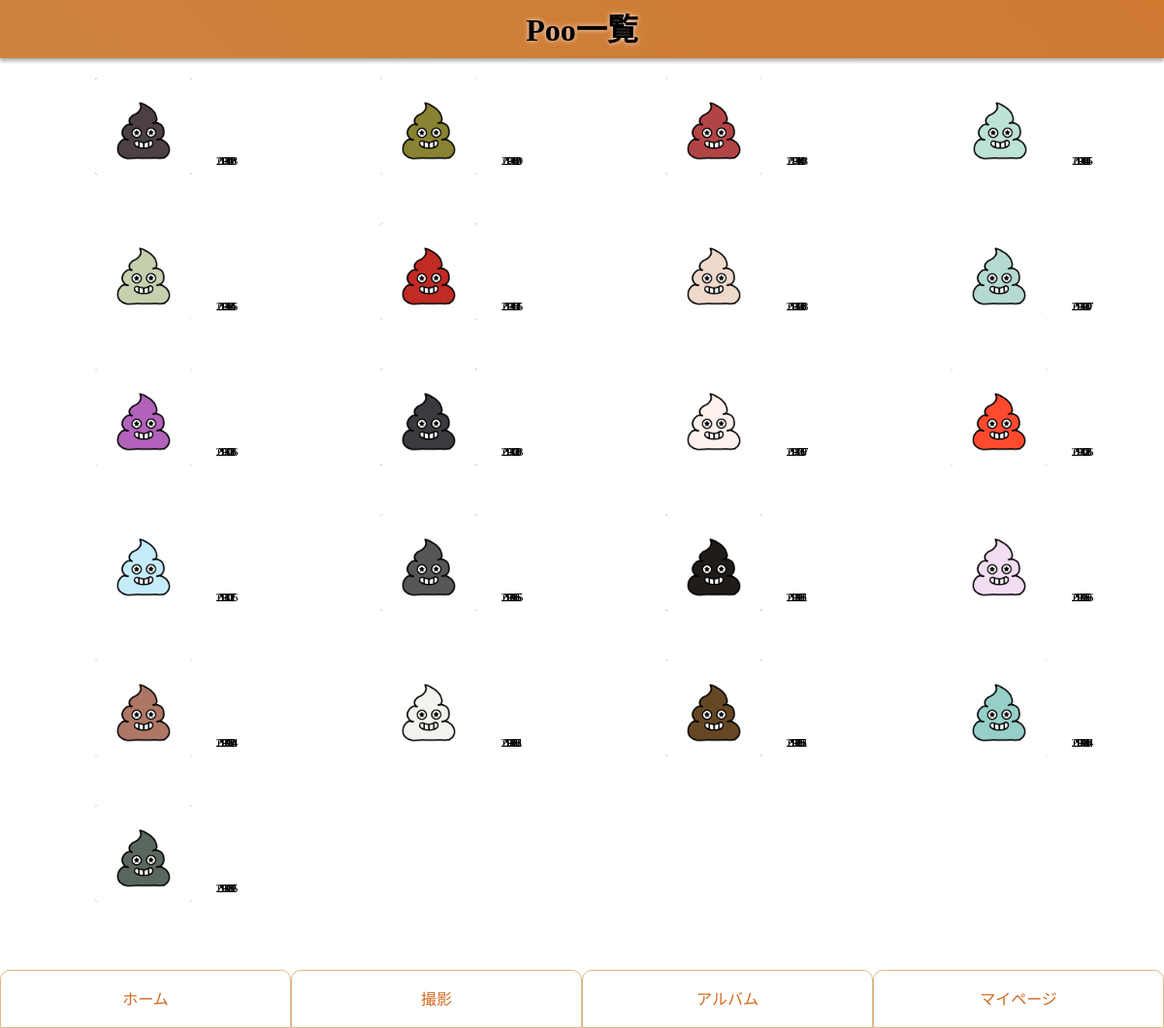
Page /controllers/album_k.php (signed in) on the committed database.
### tables this page shows
CREATE TABLE `picture` (
  `pic_id` int(255) NOT NULL,
  `user_id` int(255) NOT NULL,
  `file_path` varchar(999) DEFAULT NULL,
  `save_datetime` datetime DEFAULT NULL,
  `red` int(255) NOT NULL,
  `green` int(255) NOT NULL,
  `blue` int(255) NOT NULL,
  `detail_id` int(3) NOT NULL
);

### controllers/album_k.php (called while the page is built, shortened)
<?php
require_once '../models/function/function.php';
require_once '../models/class/login.php';
$login = loginCheck();
$dbh = new \PDO('mysql:dbname=' . DB . ';host=' . DB_HOST . ';charset=utf8', DB_USER, DB_PASS, array());
$stmt = $dbh->prepare('SELECT * FROM picture WHERE user_id = ' . $login->getUserId() . ' ORDER BY save_datetime DESC');
$stmt->execute();
$data = $stmt->fetchAll();
require_once '../views/album_k.php';

### models/class/login.php (called while the page is built, shortened)
<?php
class Login
{
    private $pass = '';
    private $mail = '';
    private $userId = '';
    public function getUserId()
    {
        return $this->userId;
    }
    public function loginCheck()
    {
        $flg = true;
        if ($flg) {
            $dbh = new \PDO('mysql:dbname=' . DB . ';host=' . DB_HOST . ';charset=utf8', DB_USER, DB_PASS, array());
            $stmt = $dbh->prepare('SELECT * FROM user WHERE user_mail = :mail AND user_pass = :pass AND status = 1 limit 0,1');
            $stmt->bindValue(':mail', $this->mail);
            $stmt->bindValue(':pass', $this->pass);
            $stmt->execute();
            if (!empty($data = $stmt->fetchAll())) {
                $this->userId = $data[0]['user_id'];
            } else {
                $flg = false;
            }
        }
        return $flg;
    }
}

### models/function/function.php (called while the page is built, shortened)
<?php
function loginCheck()
{
    if (!empty($_SESSION['login'])) {
        $login = $_SESSION['login'];
    } else {
        $login = new hew\Login;
    }
    if (!$login->loginCheck()) {
        header("Location:login.php");
        exit;
    }
    return $login;
}

### views/album_k.php (the view, shortened to what this page needs)
<?php require_once "../views/templates/header.php"; ?>
<link rel="stylesheet" type="text/css" href="../css/album.css" media="all">
</head>
<body>
    <div class="title">
        <h1 id="alb_title">Poo一覧</h1>
    </div>
    <div id="around_album">
        <ul>
            <?php foreach ($data as $key => $val) : ?>
            <li class="album">
                <a href="?pic_id=<?php echo $val['pic_id'] ?>">
                    <img src="./../img/for_site/unko.png" style="background-color:rgb(<?php echo $data[$key]['red']; ?>, <?php echo $data[$key]['green']; ?>, <?php echo $data[$key]['blue']; ?>)">
                    <span>
                        <?php echo $val['save_datetime'] ?>
                    </span>
                </a>
            </li>
            <?php endforeach; ?>
        </ul>
    </div>
    <?php require_once "../views/templates/fixed.php"; ?>
</body>
</html>

### views/templates/header.php (shortened to what this page needs)
<!DOCTYPE HTML PUBLIC "-//W3C//DTD HTML 5.01 Transitional//EN" "http://www.w3.org/TR/html5/loose.dtd">
<html lang="ja">
<head>
    <link rel="stylesheet" type="text/css" href="../css/design.css" media="all">
    <link rel="stylesheet" type="text/css" href="../css/menu.css" media="all">

### views/templates/fixed.php
<div id="down_menu">
    <ul class="down_ul">
        <a href="../controllers/index.php"><li class="down_li">ホーム</li></a>
        <a href="../controllers/pic_con.php"><li class="down_li">撮影</li></a>
        <a href="../controllers/album_k.php"><li class="down_li">アルバム</li></a>
        <a href="../controllers/mypage.php"><li class="down_li">マイページ</li></a>
    </ul>
</div>

### css/design.css (style rules this page uses)
body { width: 100%; margin: auto; }
.title { color: #000000; background: linear-gradient(45deg, #cd853f, #d2691e, #a0522d); height: 50px; box-shadow: 0 3px 4px rgba(0, 0, 0, 0.32); text-align: center; text-shadow: 0px 0px 5px mistyrose; padding: 5px 0px; background-size: 600% 600%; animation: AnimationName 5s ease infinite; }
#member_change, #login_title, #infomation_title, #logout_title, #unsubscribe_title, #reg_title, #pic_title, #regist_title, #alb_title, #mypage_title { text-align: center; font-family: 'Mamelon'; }
a { text-decoration: none; }

### css/menu.css (style rules this page uses)
* { margin: 0; padding: 0; border: 0; }
#down_menu { width: 100%; height: 60px; position: fixed; bottom: 0; z-index: 100; }
.down_ul { list-style: none; }
.down_li { float: left; width: calc(100%/4); height: 60px; text-align: center; line-height: 60px; border: 1px solid burlywood; box-sizing: border-box; border-radius: 10px 10px 0px 0px; background-color: white; color: chocolate; }

### css/album.css (style rules this page uses)
#around_album { width: 98%; height: auto; position: relative; margin: auto; margin-bottom: 100px; overflow: hidden; }
#around_album ul { width: 100%; position: relative; }
#around_album li { width: 25%; height: 110px; float: left; text-decoration: none; list-style: none; text-align: center; margin: 10px 0px; padding: 10px 0px; position: relative; }
#around_album img { max-width: 90%; max-height: 100px; margin: 0% 7%; border-radius: 3px; }
#around_album span { font-family: 'shirokuma'; color: black; font-weight: 100; font-size: 10pt; letter-spacing: -5px; position: relative; left: 0%; top: -10px; }
a { text-decoration: none; }

### rows in the picture
picture: save_datetime "2019-03-11 14:12:08"
picture: save_datetime "2019-03-11 13:42:09"
picture: save_datetime "2019-03-11 13:40:08"
picture: save_datetime "2019-03-11 13:11:45"
picture: save_datetime "2019-03-11 12:26:46"
picture: save_datetime "2019-03-11 10:37:46"
picture: save_datetime "2019-03-10 00:40:38"
picture: save_datetime "2019-03-10 00:40:07"
picture: save_datetime "2019-03-10 00:38:36"
picture: save_datetime "2019-03-10 00:38:08"
picture: save_datetime "2019-03-10 00:36:07"
picture: save_datetime "2019-03-10 00:28:36"
picture: save_datetime "2019-03-10 00:27:16"
picture: save_datetime "2019-03-09 16:06:55"
picture: save_datetime "2019-03-09 16:01:51"
picture: save_datetime "2019-03-09 15:55:06"
picture: save_datetime "2019-03-09 15:32:04"
picture: save_datetime "2019-03-08 15:06:31"
picture: save_datetime "2019-03-08 15:05:51"
picture: save_datetime "2019-03-06 14:06:04"
picture: save_datetime "2019-03-06 13:39:25"
